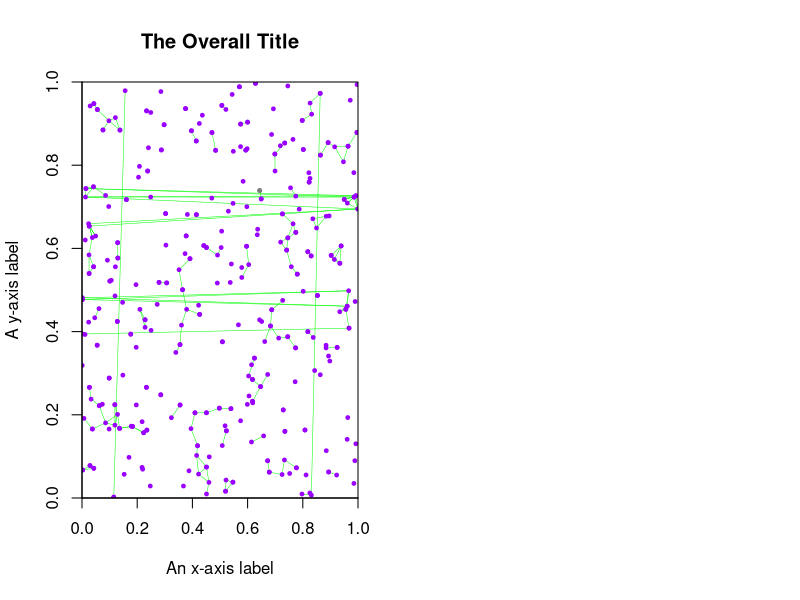

Generate this figure with R: (Note: this script raises an error after producing the figure.)
require(igraph)
require(ggplot2)

get.dist = function(x, y)
{
  sqrt(x^2 + y^2)
}


move = function(g, id.m)
{
  d <- rnorm(1, 0.3, 0.01)
  angle <- runif(1, 0, 2*pi)
  
  V(g)$x[id.m] <- V(g)$x[id.m] + cos(angle) * d
  V(g)$y[id.m] <- V(g)$y[id.m] + sin(angle) * d
  
  if (V(g)$x[id.m] < 0) V(g)$x[id.m] = V(g)$x[id.m] + 1
  if (V(g)$x[id.m] > 1) V(g)$x[id.m] = V(g)$x[id.m] - 1
  if (V(g)$y[id.m] < 0) V(g)$y[id.m] = V(g)$y[id.m] + 1
  if (V(g)$y[id.m] > 1) V(g)$y[id.m] = V(g)$y[id.m] - 1
  
  g <- g %>% delete_edges(E(g)[.inc(id.m)])
  
  for (i in 1:num)
  {
    if (i == id.m) next
    
    dist.x <- abs(V(g)[i]$x - V(g)[id.m]$x)
    dist.y <- abs(V(g)[i]$y - V(g)[id.m]$y)
    
    if (dist.x > 0.5) dist.x <- 1 - dist.x
    if (dist.y > 0.5) dist.y <- 1 - dist.y
    
    if (get.dist(dist.x, dist.y) <= r)
    {
      g <- g %>% add_edges(c(id.m, id[i]))
    }
  }
  return(g)
}

move.2 = function(g, id.m)
{
  for (i in 1:length(id.m))
  {
    d <- rnorm(1, 0.3, 0.01)
    angle <- runif(1, 0, 2*pi)
    
    V(g)$x[id.m[i]] <- V(g)$x[id.m[i]] + cos(angle) * d
    V(g)$y[id.m[i]] <- V(g)$y[id.m[i]] + sin(angle) * d
    
    if (V(g)$x[id.m[i]] < 0) V(g)$x[id.m[i]] = V(g)$x[id.m[i]] + 1
    if (V(g)$x[id.m[i]] > 1) V(g)$x[id.m[i]] = V(g)$x[id.m[i]] - 1
    if (V(g)$y[id.m[i]] < 0) V(g)$y[id.m[i]] = V(g)$y[id.m[i]] + 1
    if (V(g)$y[id.m[i]] > 1) V(g)$y[id.m[i]] = V(g)$y[id.m[i]] - 1
  }
  
  
  g <- g %>% delete_edges(E(g)[.inc(1:num)])
  
  for (i in 1:(num-1))
  {
    for (j in (i+1) : num)
    {
      dist.x <- abs(V(g)[i]$x - V(g)[j]$x)
      dist.y <- abs(V(g)[i]$y - V(g)[j]$y)
      
      if (dist.x > 0.5) dist.x <- 1 - dist.x
      if (dist.y > 0.5) dist.y <- 1 - dist.y
      
      if (get.dist(dist.x, dist.y) <= r)
      {
        g <- g %>% add_edges(c(i, j))
      }
    }
  }
  
  return(g)
}



move.noedge = function(g, id.m)
{
  d <- rnorm(1, 0.3, 0.01)
  angle <- runif(1, 0, 2*pi)
  
  V(g)$x[id.m] <- V(g)$x[id.m] + cos(angle) * d
  V(g)$y[id.m] <- V(g)$y[id.m] + sin(angle) * d
  
  if (V(g)$x[id.m] < 0) V(g)$x[id.m] = V(g)$x[id.m] + 1
  if (V(g)$x[id.m] > 1) V(g)$x[id.m] = V(g)$x[id.m] - 1
  if (V(g)$y[id.m] < 0) V(g)$y[id.m] = V(g)$y[id.m] + 1
  if (V(g)$y[id.m] > 1) V(g)$y[id.m] = V(g)$y[id.m] - 1

  return(g)
}

choosep = function(x, p)
{
  res <- numeric(length = 0)
  prob <- runif(length(x))
  for (i in 1:length(x)) {
    if (prob[i] < p)
    {
      res <- append(res, x[i])
    }
  }
  return(res)
}

### Remove all the edges across the boundry
boundry = function(g, r)
{
  temp.data <- as_data_frame(g, "both")
  
  id.remove <- numeric(0)
  
  for (i in 1:length(E(g))) {
    
    dist.x <- V(g)[temp.data$edges$from[i]]$x - V(g)[temp.data$edges$to[i]]$x
    dist.y <- V(g)[temp.data$edges$from[i]]$y - V(g)[temp.data$edges$to[i]]$y
    
    if (get.dist(dist.x, dist.y) > r)
    {
      id.remove <- append(id.remove, i)
    }
  }
  
  g <- g %>% delete_edges(id.remove)
  
  return(g)
}

# g <- boundry(g.regenerate, r)



# temp.g <- move(g0, 1)
# 
# plot(g0, vertex.size = 1, vertex.label = NA)
# plot(temp.g, vertex.size = 1, vertex.label = NA)


par(mfrow = c(1, 2))



num = 200  # Number of nodes
r = 0.05   # Infective distance

set.seed(2020)
g1 <- sample_grg(num, r, coords = TRUE)

# plot(g1, vertex.size = 1, vertex.label = NA)# plot.igraph
# plot(g1, vertex.size = 1, label.cex = 0.4) # plot.igraph


## Plot layout
### 2 3 4 ###
### 5 1 6 ###
### 7 8 9 ###

### g1: graph without boundry
### g0: graph with boundry

g9 = g8 = g7 = g6 = g5 = g4 = g3 = g2 = g1

V(g2)$x <- V(g1)$x - 1
V(g2)$y <- V(g1)$y + 1

V(g3)$x <- V(g1)$x 
V(g3)$y <- V(g1)$y + 1

V(g4)$x <- V(g1)$x + 1
V(g4)$y <- V(g1)$y + 1

V(g5)$x <- V(g1)$x - 1
V(g5)$y <- V(g1)$y 

V(g6)$x <- V(g1)$x + 1
V(g6)$y <- V(g1)$y 

V(g7)$x <- V(g1)$x - 1
V(g7)$y <- V(g1)$y - 1

V(g8)$x <- V(g1)$x
V(g8)$y <- V(g1)$y - 1

V(g9)$x <- V(g1)$x + 1
V(g9)$y <- V(g1)$y - 1

g <- g1 + g2 + g3 + g4 + g5 + g6 + g7 + g8 + g9


### Connect the points on the boundary
id <- which((((V(g)$x > -r & V(g)$x < r)|(V(g)$x > 1-r & V(g)$x < 1+r))
             & (V(g)$y > -r & V(g)$y < 1+r))
            | (((V(g)$y > -r & V(g)$y < r)|(V(g)$y > 1-r & V(g)$y < 1+r)))
            & (V(g)$x > -r & V(g)$x < 1+r))
id_1 <- sum(V(g)[id] <= num)

for (i in 1:id_1)
{
  for (j in (id_1+1):length(id))
  {
    if (get.dist(V(g)[id[i]]$x - V(g)[id[j]]$x,
                 V(g)[id[i]]$y - V(g)[id[j]]$y) <= r)
    {
      g <- g %>% add_edges(c(id[i], id[j]))
    }
  }
}



# g.data <- as_data_frame(g, "both")
# id <- which(g.data$edges$from <= num | g.data$edges$to <= num)
# 
# ### Plot the connection considering boundary
# plot.new()
# plot.window(xlim=c(0,1), ylim=c(0,1), xaxs="i", yaxs="i")
# points(g.data$vertices[1:num, ], pch = 21, bg = 'black', cex = 0.5)
# # points(V(g0)$x, V(g0)$y, pch = 21, bg = 'black', cex = 0.5)
# for (i in id)
# {
#   segments(x0 = g.data$vertices$x[g.data$edges$from[i]],
#            y0 = g.data$vertices$y[g.data$edges$from[i]],
#            x1 = g.data$vertices$x[g.data$edges$to[i]],
#            y1 = g.data$vertices$y[g.data$edges$to[i]],
#            lwd = 0.5, col = "#9900FF")
# }
# rect(-1, -1, 0, 2, col = "white", border = NA)
# rect(-1, 1, 2, 2, col = "white", border = NA)
# rect(1, -1, 2, 2, col = "white", border = NA)
# rect(-1, -1, 2, 0, col = "white", border = NA)
# axis(1)
# axis(2)
# title(main="The Overall Title")
# title(xlab="An x-axis label")
# title(ylab="A y-axis label")
# box()



temp.data <- as_data_frame(g, what = "both")
temp.edges <- unique(t(apply((temp.data$edges-1)%%num+1, 1, sort)))
temp.data$edges <- list(from = temp.edges[, 1], to = temp.edges[, 2])

g0 <- g1

for (i in (length(E(g0))+1) : length(temp.data$edges$from))
{
  g0 <- g0 %>% add_edges(c(temp.data$edges$from[i], temp.data$edges$to[i]))
  # print(c(temp.data$edges$from[i], temp.data$edges$to[i]))
}

# plot(g0, vertex.size = 1, vertex.label = NA) # Connection Plot Check




# plot(num.I, type = "l")


# ### Plot S.I.R. 
# id <- which(g.data$edges$from <= num | g.data$edges$to <= num)
# id.i <- which(g.data$edges$from %in% I | g.data$edges$to %in% I)
# ### Plot the connection considering boundary
# plot.new()
# plot.window(xlim=c(0,1), ylim=c(0,1), xaxs="i", yaxs="i")
# # points(g.data$vertices[1:num, ], pch = 21, bg = 'red', cex = 0.5)
# 
# 
# for (i in id)
# {
#   segments(x0 = g.data$vertices$x[g.data$edges$from[i]],
#            y0 = g.data$vertices$y[g.data$edges$from[i]],
#            x1 = g.data$vertices$x[g.data$edges$to[i]],
#            y1 = g.data$vertices$y[g.data$edges$to[i]],
#            lwd = 0.5, col = "#00FF00")
# }
# 
# for (i in id.i)
# {
#   segments(x0 = g.data$vertices$x[g.data$edges$from[i]],
#            y0 = g.data$vertices$y[g.data$edges$from[i]],
#            x1 = g.data$vertices$x[g.data$edges$to[i]],
#            y1 = g.data$vertices$y[g.data$edges$to[i]],
#            lwd = 0.5, col = "#FF0000")
# }
# 
# points(V(g0)$x[S], V(g0)$y[S], pch = 21, col = '#9900FF', bg = '#9900FF', cex = 0.5) # Blue
# points(V(g0)$x[I], V(g0)$y[I], pch = 21, col = '#FF0000', bg = '#FF0000', cex = 0.5) # Red
# points(V(g0)$x[R], V(g0)$y[R], pch = 21, col = '#7D7D7D', bg = '#7D7D7D', cex = 0.5) # Grey
# 
# rect(-1, -1, 0, 2, col = "white", border = NA)
# rect(-1, 1, 2, 2, col = "white", border = NA)
# rect(1, -1, 2, 2, col = "white", border = NA)
# rect(-1, -1, 2, 0, col = "white", border = NA)
# axis(1)
# axis(2)
# title(main="The Overall Title")
# title(xlab="An x-axis label")
# title(ylab="A y-axis label")
# box()




# for (i in pt.move) {
#   temp.g <- move(temp.g, i)
# }
# 
# for (i in pt.move) {
#   temp.g <- move.noedge(temp.g, i)
# }

### Simulation
temp.g <- g0

beta <- 1
delta <- 2

p1 <- 0.01
p2 <- 0.9

# 91 points moving
pt.n <- round(p1/(1+p1-p2)*num)
pt.move <- sample(num, pt.n)
pt.still <- 1:num
pt.still <- pt.still[!pt.still %in% pt.move]


S <- as.numeric(V(g0))
I <- sample(1:num, 1)
S <- S[S != I]
R <- numeric(length = 0)
num.I <- 1


times = 0

# while (is.null(S) == FALSE) 
while (is.null(I) == FALSE) 
# for (i in 1 : 2)
{
  a <- beta * length(E(g0)[S %--% I])
  b <- delta * length(I)
  
  if(a+b == 0) break
  # if(times == 1000) break
  
  # time.int <- floor(rexp(1, 1/(a+b)))
  
  time.int <- floor(rexp(1, a+b) * 40) 
  
  
  while (time.int != 0)
  {
    pt.mtos <- choosep(pt.move, 1-p2)
    pt.stom <- choosep(pt.still, p1)
    
    pt.move <- pt.move[!pt.move %in% pt.mtos]
    pt.move <- append(pt.move, pt.stom)
    
    pt.still <- pt.still[!pt.still %in% pt.stom]
    pt.still <- append(pt.still, pt.mtos)
    
    for (j in pt.move) {
      temp.g <- move.noedge(temp.g, j)
    }
    
    time.int <- time.int - 1
  }
  
  pt.mtos <- choosep(pt.move, 1-p2)
  pt.stom <- choosep(pt.still, p1)
  
  pt.move <- pt.move[!pt.move %in% pt.mtos]
  pt.move <- append(pt.move, pt.stom)
  
  # for (j in pt.move) {
  #   temp.g <- move(temp.g, j)
  # }
  temp.g <- move.2(temp.g, pt.move)
  
  ### New graph after points moving has been obtained ###
  
  event <- sample(c(0, 1), size = 1, prob = c( a/(a+b), b/(a+b)))
  
  ### Infection
  if(event == 0)
  {
    # will get infected twice...
    temp.infect.list <- ends(g0, E(g0)[.inc(I)])[!ends(g0, E(g0)[.inc(I)]) %in% I]
    # temp.infect.list <- S
    temp.infect.list <- temp.infect.list[!temp.infect.list %in% R]
    
    if (length(temp.infect.list) == 1){
      temp.infect <- temp.infect.list
    }
    else {
      temp.infect <- sample(temp.infect.list, 1)
    }
    
    I <- append(I, temp.infect)
    S <- S[S != temp.infect]
  }
  
  ### Recovery
  if(event == 1)
  {
    if (length(I) == 1) temp.recover = I
    else temp.recover <- sample(I, 1)
    I <- I[I != temp.recover]
    R <- append(R, temp.recover)
  }
  # break
  times = times + 1
  
  num.I <- append(num.I, length(I))
}




g.data <- as_data_frame(g, "both")
id <- which(g.data$edges$from <= num | g.data$edges$to <= num)

temp.data <- as_data_frame(g, what = "both")

temp.edges <- unique(t(apply((temp.data$edges-1)%%num+1, 1, sort)))
temp.data$edges <- list(from = temp.edges[, 1], to = temp.edges[, 2])

g0 <- g1

for (i in (length(E(g0))+1) : length(temp.data$edges$from))
{
  g0 <- g0 %>% add_edges(c(temp.data$edges$from[i], temp.data$edges$to[i]))
}

### Plot S.I.R. 
g.data <- as_data_frame(temp.g, "both")

id <- which(g.data$edges$from <= num | g.data$edges$to <= num)
id.i <- which(g.data$edges$from %in% I | g.data$edges$to %in% I)
### Plot the connection considering boundary
plot.new()
plot.window(xlim=c(0,1), ylim=c(0,1), xaxs="i", yaxs="i")
# points(g.data$vertices[1:num, ], pch = 21, bg = 'red', cex = 0.5)


for (i in id)
{
  segments(x0 = g.data$vertices$x[g.data$edges$from[i]],
           y0 = g.data$vertices$y[g.data$edges$from[i]],
           x1 = g.data$vertices$x[g.data$edges$to[i]],
           y1 = g.data$vertices$y[g.data$edges$to[i]],
           lwd = 0.5, col = "#00FF00")
}

for (i in id.i)
{
  segments(x0 = g.data$vertices$x[g.data$edges$from[i]],
           y0 = g.data$vertices$y[g.data$edges$from[i]],
           x1 = g.data$vertices$x[g.data$edges$to[i]],
           y1 = g.data$vertices$y[g.data$edges$to[i]],
           lwd = 0.5, col = "#FF0000")
}

points(V(g0)$x[S], V(g0)$y[S], pch = 21, col = '#9900FF', bg = '#9900FF', cex = 0.5) # Blue
points(V(g0)$x[I], V(g0)$y[I], pch = 21, col = '#FF0000', bg = '#FF0000', cex = 0.5) # Red
points(V(g0)$x[R], V(g0)$y[R], pch = 21, col = '#7D7D7D', bg = '#7D7D7D', cex = 0.5) # Grey

points(V(temp.g)$x[S], V(temp.g)$y[S], pch = 21, col = '#9900FF', bg = '#9900FF', cex = 0.5) # Blue
points(V(temp.g)$x[I], V(temp.g)$y[I], pch = 21, col = '#FF0000', bg = '#FF0000', cex = 0.5) # Red
points(V(temp.g)$x[R], V(temp.g)$y[R], pch = 21, col = '#7D7D7D', bg = '#7D7D7D', cex = 0.5) # Grey

rect(-1, -1, 0, 2, col = "white", border = NA)
rect(-1, 1, 2, 2, col = "white", border = NA)
rect(1, -1, 2, 2, col = "white", border = NA)
rect(-1, -1, 2, 0, col = "white", border = NA)
axis(1)
axis(2)
title(main="The Overall Title")
title(xlab="An x-axis label")
title(ylab="A y-axis label")
box()




par(mfrow = c(1, 2))
plot(test.g, vertex.size = 1, vertex.label = NA)
plot(g1, vertex.size = 1, vertex.label = NA)
# plot(temp.g, vertex.size = 1, vertex.label = NA)

# 
# par(mfrow = c(1, 1))





























